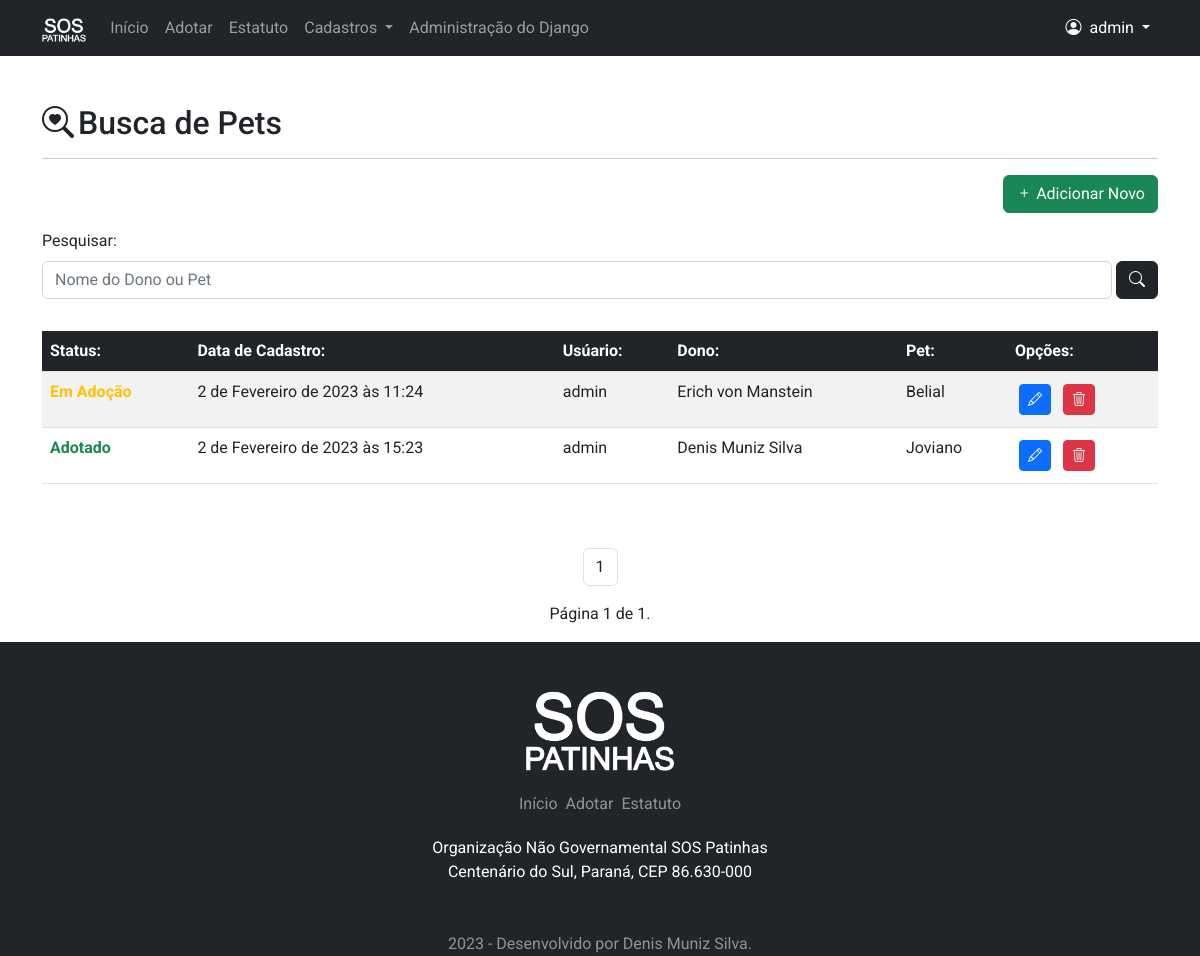
The app's page /adocao/lista/ (signed in), older data.
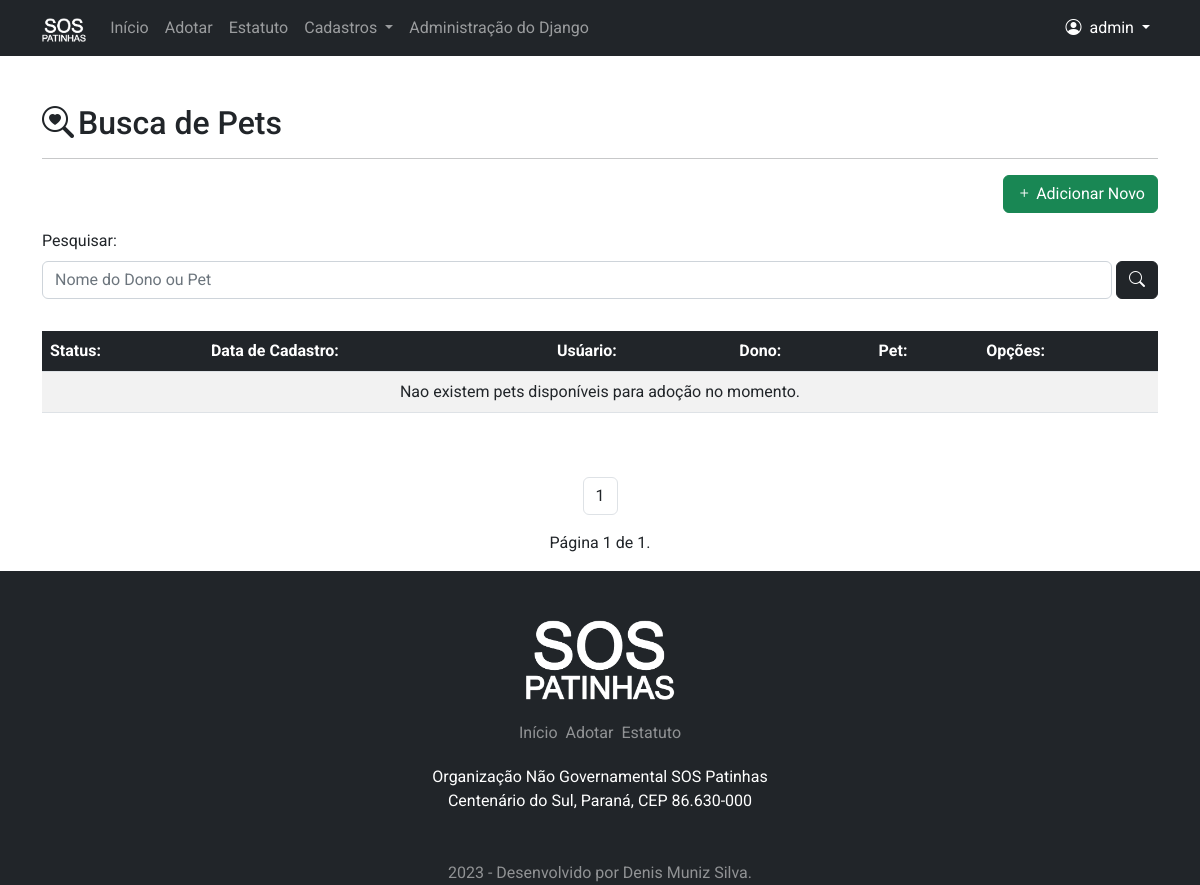
The same page, newer data.
### pet/models.py (models this page shows, shortened)
class Adocao(models.Model):
    SEXO_CHOICES = [
        ('Indefinido', _('Indefinido')),
        ('Macho', _('Macho')),
        ('Fêmea', _('Fêmea')),
    ]
    STATUS_CHOICES = [
        ('d', _('Disponível')),
        ('a', _('Adotado')),
        ('c', _('Adoção Cancelada')),
    ]
    IDADE_CHOICES = [
        ('Desconhecida', _('Desconhecida')),
        ('01 Mês', _('01 Mês')),
        ('02 Mêses', _('02 Mêses')),
        ('03 Mêses', _('03 Mêses')),
        ('04 Mêses', _('04 Mêses')),
        ('05 Mêses', _('05 Mêses')),
        ('06 Mêses', _('06 Mêses')),
        ('07 Mêses', _('07 Mêses')),
        ('08 Mêses', _('08 Mêses')),
        ('09 Mêses', _('09 Mêses')),
        ('10 Mêses', _('10 Mêses')),
        ('11 Mêses', _('11 Mêses')),
        ('01 Ano', _('01 Ano')),
        ('02 Anos', _('02 Anos')),
        ('03 Anos', _('03 Anos')),
        ('04 Anos', _('04 Anos')),
        ('05 Anos', _('05 Anos')),
        ('06 Anos', _('06 Anos')),
        ('07 Anos', _('07 Anos')),
        ('08 Anos', _('08 Anos')),
        ('09 Anos', _('09 Anos')),
        ('10 Anos', _('10 Anos')),
        ('11 Anos', _('11 Anos')),
        ('12 Anos', _('12 Anos')),
        ('13 Anos', _('13 Anos')),
        ('14 Anos', _('14 Anos')),
        ('15 Anos', _('15 Anos')),
        ('16 Anos', _('16 Anos')),
        ('17 Anos', _('17 Anos')),
        ('18 Anos', _('18 Anos')),
        ('19 Anos', _('19 Anos')),
        ('20 Anos', _('20 Anos')),
        ('21 Anos', _('21 Anos')),
        ('22 Anos', _('22 Anos')),
        ('23 Anos', _('23 Anos')),
        ('24 Anos', _('24 Anos')),
        ('25 Anos', _('25 Anos')),
        ('26 Anos', _('26 Anos')),
        ('27 Anos', _('27 Anos')),
        ('28 Anos', _('28 Anos')),
        ('29 Anos', _('29 Anos')),
        ('30 Anos', _('30 Anos')),
    ]
    cadastrado_em = models.DateTimeField(auto_now_add=True, verbose_name=_('Data de Cadastro'))
    cadastrado_por = models.ForeignKey(User, on_delete=models.PROTECT, verbose_name=_('Cadastrante'))
    nome_dono = models.CharField(
        max_length=200, verbose_name=_('Nome Completo do Dono'))
    email_1 = models.EmailField(
        max_length=150, verbose_name=_('E-mail 01'), null=True, blank=True)
    email_2 = models.EmailField(
        max_length=150, verbose_name=_('E-mail 02'), null=True, blank=True)
    fone_1 = models.CharField(max_length=15, verbose_name=_('Fone 01'))
    fone_2 = models.CharField(
        max_length=15, verbose_name=_('Fone 02'), null=True, blank=True)
    fone_3 = models.CharField(
        max_length=15, verbose_name=_('Fone 03'), null=True, blank=True)
    obs = models.TextField(
        max_length=2000, verbose_name=_('Observações'), null=True, blank=True)
    cep = models.CharField(
        max_length=8, verbose_name='CEP', null=True, blank=True)
    estado = models.CharField(
        max_length=2, verbose_name=_('Estado'), null=True, blank=True)
    cidade = models.CharField(
        max_length=200, verbose_name=_('Cidade'), null=True, blank=True)
    bairro = models.CharField(
        max_length=200, verbose_name=_('Bairro'), null=True, blank=True)
    endereco = models.CharField(
        max_length=250, verbose_name=_('Endereço'), null=True, blank=True)
    numero = models.IntegerField(
        default=0, verbose_name=_('Número'), null=True, blank=True)
    complemento = models.TextField(
        max_length=2000, verbose_name=_('Complemento'), null=True, blank=True)
    nome_pet = models.CharField(max_length=200, verbose_name=_('Nome do Pet'))
    idade = models.CharField(max_length=15, choices=IDADE_CHOICES)
    especie = models.ForeignKey(
        Especie, on_delete=models.PROTECT, verbose_name=_('Especie'))
    raca = models.ForeignKey(
        Raca, on_delete=models.PROTECT, verbose_name=_('Raça'))
    sexo = models.CharField(max_length=10, choices=SEXO_CHOICES)
    qualidades = models.CharField(max_length=2000, verbose_name=_('Qualidades do Pet'))
    img = models.ImageField(upload_to='Adocao_fotos/', verbose_name=_('Foto'))
    status = models.CharField(max_length=1, choices=STATUS_CHOICES , verbose_name=_('Status'))

### pet/views.py (the view)
# urls.py: path('adocao/lista/', PaginaAdotarLista.as_view(), name='lista-pet'),
class PaginaAdotarLista(LoginRequiredMixin, ListView):
    paginate_by = 20
    login_url = reverse_lazy('login')
    model = Adocao
    template_name = 'pet/divulgar_lista.html'
    def get_queryset(self):
        queryset = super().get_queryset()
        query = self.request.GET.get('q')
        if query:
            queryset = queryset.filter(
                Q(nome_dono__icontains=query) | Q(nome_pet__icontains=query)
            )
        return queryset

### pet/templates/pet/divulgar_lista.html (shortened to what this page needs)
{% extends 'base.html' %}
{% load static %}
{% block pagina %}
<div class="container py-5">
    <h2><i class="bi bi-search-heart me-1"></i>Busca de Pets</h2>
    <hr>
    <div class="d-flex justify-content-end my-3">
        <a href="{% url 'added-pet' %}" class="btn btn-success"><i class="bi bi-plus me-1"></i>Adicionar Novo</a>
    </div>
    <form method="get">
        <div class="row mb-3">
            <label for="busca" class="form-label">Pesquisar:</label>
            <div class="d-flex align-items-end" id="busca">
                <input type="text" name="q" value="{{ request.GET.q }}" placeholder="Nome do Dono ou Pet"
                    class="form-control me-1">
                <button type="submit" class="btn btn-dark">
                    <i class="bi bi-search" id="lupacep"></i>
                </button>
            </div>
        </div>
    </form>
    <div class="table-responsive">
        <table class="table table-striped mt-3">
            <thead>
                <tr class="text-bg-dark">
                    <th scope="col">Status:</th>
                    <th scope="col">Data de Cadastro:</th>
                    <th scope="col">Usúario:</th>
                    <th scope="col">Dono:</th>
                    <th scope="col">Pet:</th>
                    <th scope="col">Opções:</th>
                </tr>
            </thead>
            <tbody>
                {% for item in object_list %}
                <tr>
                    <td>
                        {% if item.status == 'd' %}
                        <span class="text-warning fw-bold">Em Adoção</span>
                        {% elif item.status == 'c' %}
                        <span class="text-danger fw-bold">Cancelado</span>
                        {% else %}
                        <span class="text-success fw-bold">Adotado</span>
                        {% endif %}
                    </td>
                    <td>{{item.cadastrado_em}}</td>
                    <td>{{item.cadastrado_por}}</td>
                    <td>{{item.nome_dono}}</td>
                    <td>{{item.nome_pet}}</td>
                    <td>
                        <a href="{% url 'edit-pet' item.pk %}" class="btn btn-primary btn-sm m-1">
                            <i class="bi bi-pencil"></i>
                        </a>
                        <a href="{% url 'delete-pet' item.pk %}" class="btn btn-danger btn-sm m-1">
                            <i class="bi bi-trash3"></i>
                        </a>
                    </td>
                </tr>
                {% empty %}
                <tr>
                    <td colspan="6" class="text-center">Nao existem pets disponíveis para adoção no momento.</td>
                </tr>
                {% endfor %}
            </tbody>
        </table>
    </div>
</div>
{% include "paginacao.html" %}
{% endblock %}

Row changes from the older to the newer data that the page shows:
removed Adocao: status "Em Adoção", cadastrado_em "2 de Fevereiro de 2023 às 11:24", cadastrado_por "admin", nome_dono "Erich von Manstein", nome_pet "Belial"
removed Adocao: status "Adotado", cadastrado_em "2 de Fevereiro de 2023 às 15:23", cadastrado_por "admin", nome_dono "Denis Muniz Silva", nome_pet "Joviano"
Text that changed along with them:
text now shown: "Nao existem pets disponíveis para adoção no momento."
